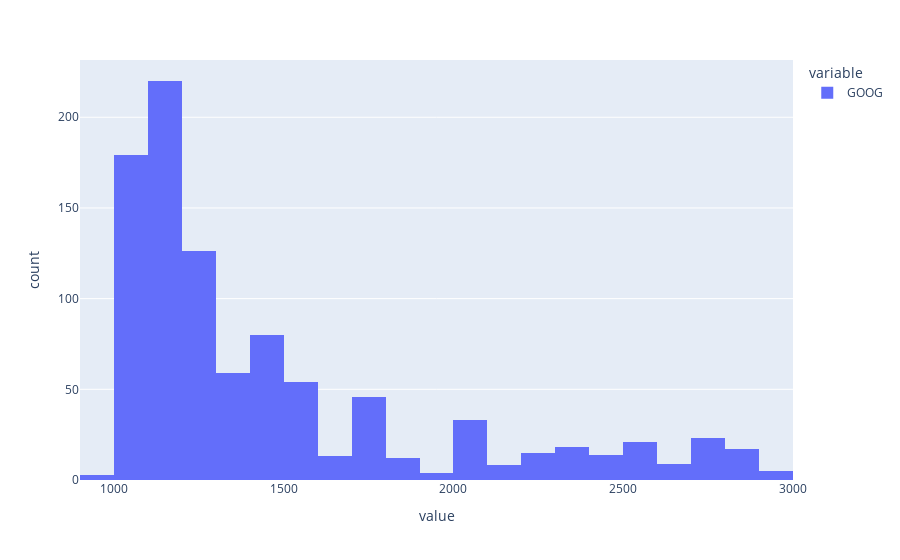

Notebook code for this chart:
### Code cell
print("<..................Close Price Histogram.............>")
Close['GOOG'].plot(kind='hist')

### Figure 1 — Plotly figure (JSON) as saved in the notebook; plotly's stock layout.template omitted (floating-point values rounded to 4 significant figures; data arrays with more than 128 entries replaced by an {"elided": "..."} marker saying what was removed)
{"data": [{"alignmentgroup": "True", "bingroup": "x", "hovertemplate": "variable=GOOG<br>value=%{x}<br>count=%{y}<extra></extra>", "legendgroup": "GOOG", "marker": {"color": "#636efa"}, "name": "GOOG", "offsetgroup": "GOOG", "orientation": "v", "showlegend": true, "type": "histogram", "x": {"elided": "959 float values"}, "xaxis": "x", "yaxis": "y"}], "layout": {"barmode": "relative", "legend": {"title": {"text": "variable"}, "tracegroupgap": 0}, "margin": {"t": 60}, "xaxis": {"anchor": "y", "domain": [0, 1], "title": {"text": "value"}}, "yaxis": {"anchor": "x", "domain": [0, 1], "title": {"text": "count"}}}}
